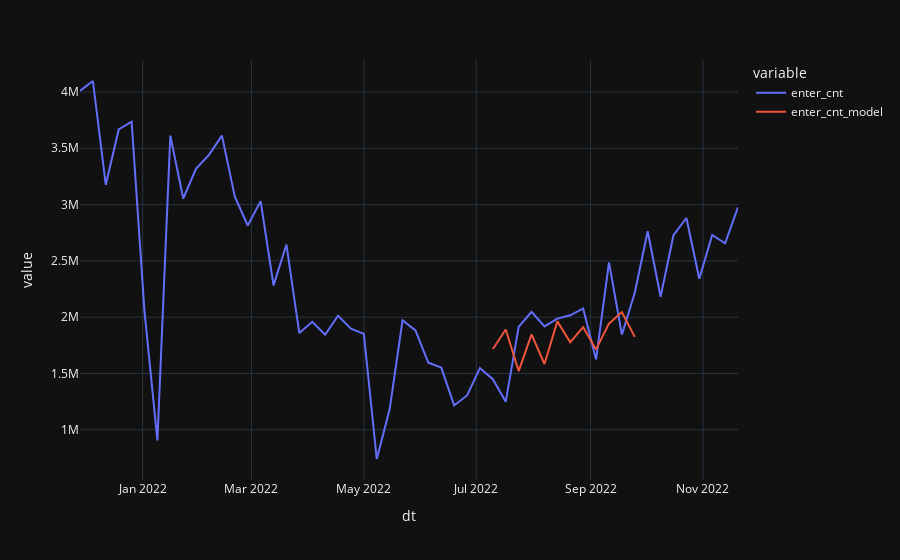
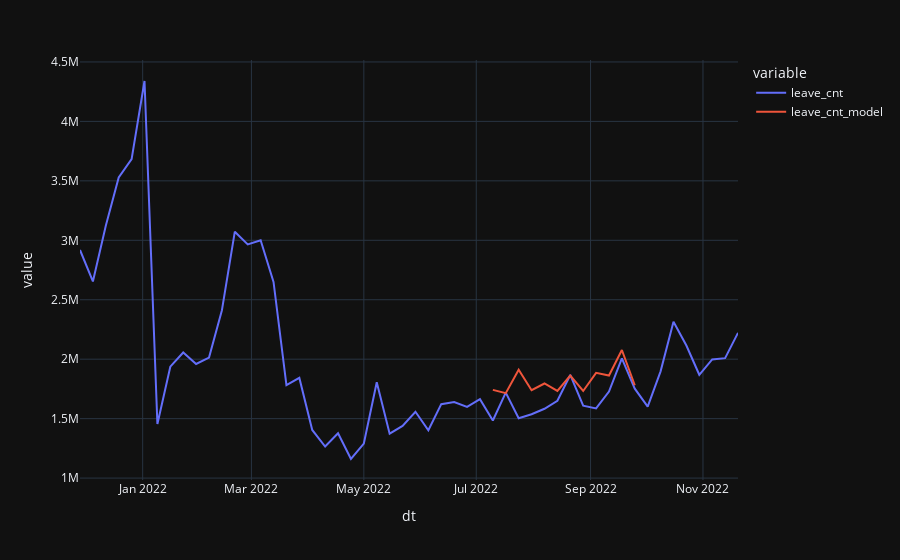

Notebook cell for these charts, in order:
### Code cell
OFFSET = 20

out = data.copy()
tx = out.copy().iloc[len(data) - OFFSET - HISTORY_SIZE:len(data) - OFFSET]
tx['enter_cnt'] /= enter_std
tx['leave_cnt'] /= leave_std
tx['search_cnt'] /= search_std
mx = tx.values.reshape((1, x_elm))
my = model.predict(mx)
my = my.reshape(y_shape).transpose()
ty = pd.DataFrame(my)
ty_index = pd.date_range(tx.index[-1] + pd.DateOffset(1), tx.index[-1] + pd.DateOffset(HORIZON_SIZE * 7), freq='W')
ty = pd.DataFrame({ 'dt': ty_index, 'enter_cnt': ty[0], 'leave_cnt': ty[1] }).set_index('dt')
ty['enter_cnt'] *= enter_std
ty['leave_cnt'] *= leave_std
out = out.merge(ty, on='dt', how='outer', suffixes=['', '_model'])

px.line(out, y=['enter_cnt', 'enter_cnt_model']).show()
px.line(out, y=['leave_cnt', 'leave_cnt_model']).show()
